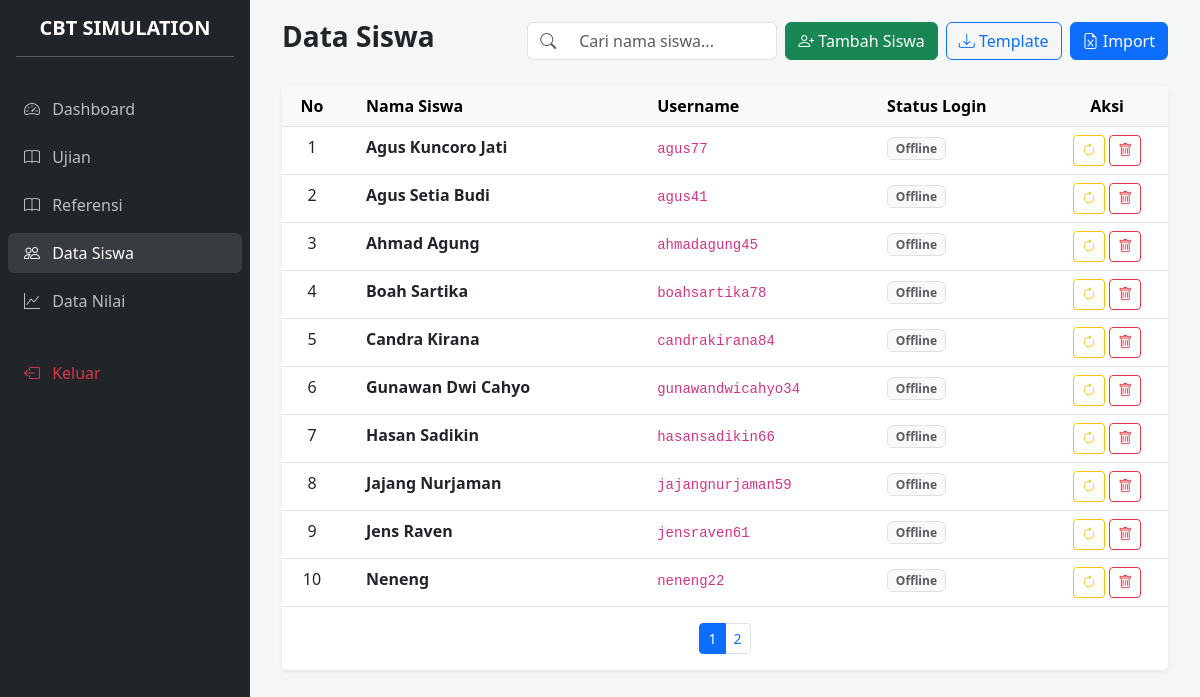
The page /admin/dashboard.php?page=students (signed in) on the database its author committed.
### tables this page shows
CREATE TABLE `students` (
  `id` int NOT NULL,
  `username` varchar(50) NOT NULL,
  `password` varchar(255) NOT NULL,
  `full_name` varchar(100) DEFAULT NULL,
  `is_logged_in` tinyint(1) DEFAULT '0',
  `last_login` datetime DEFAULT NULL,
  `created_at` timestamp NULL DEFAULT CURRENT_TIMESTAMP
);

### admin/modules/students/index.php (the view, shortened to what this page needs)
<?php
require_once '../config/database.php';
$stmt = $pdo->query("SELECT * FROM students ORDER BY full_name ASC");
$students = $stmt->fetchAll();
$nomor = 0;
?>
<div class="d-flex justify-content-between align-items-center mb-4">
    <h3 class="fw-bold">Data Siswa</h3>
    <div class="d-flex gap-2">
        <div class="input-group" style="width: 250px;">
            <span class="input-group-text bg-white border-end-0"><i class="bi bi-search text-muted"></i></span>
            <input type="text" id="searchInput" class="form-control border-start-0" placeholder="Cari nama siswa...">
        </div>
        <button class="btn btn-success" data-bs-toggle="modal" data-bs-target="#addSingleModal">
            <i class="bi bi-person-plus"></i> Tambah Siswa
        </button>
        <button class="btn btn-outline-primary" onclick="location.href='modules/students/download_template.php'">
            <i class="bi bi-download"></i> Template
        </button>
        <button class="btn btn-primary" data-bs-toggle="modal" data-bs-target="#importModal">
            <i class="bi bi-file-earmark-excel"></i> Import
        </button>
    </div>
</div>
<div class="card border-0 shadow-sm">
    <div class="card-body p-0">
        <div class="table-responsive">
            <table class="table table-hover mb-0" id="studentTable">
                <thead class="table-light">
                    <tr>
                        <th style="width: 60px;" class="text-center">No</th>
                        <th class="px-4">Nama Siswa</th>
                        <th>Username</th>
                        <th>Status Login</th>
                        <th class="text-center">Aksi</th>
                    </tr>
                </thead>
                <tbody id="tableBody">
                    <?php foreach ($students as $s): $nomor++; ?>
                    <tr class="student-row">
                        <td class="text-center"><?= $nomor ?></td>
                        <td class="px-4 fw-bold student-name"><?= htmlspecialchars($s['full_name']) ?></td>
                        <td><code><?= htmlspecialchars($s['username']) ?></code></td>
                        <td>
                            <?php if ($s['is_logged_in']): ?>
                                <span class="badge bg-warning text-dark">Aktif</span>
                            <?php else: ?>
                                <span class="badge bg-light text-muted border">Offline</span>
                            <?php endif; ?>
                        </td>
                        <td class="text-center">
                            <a href="modules/students/process.php?action=reset_login&id=<?= $s['id'] ?>" class="btn btn-sm btn-outline-warning" title="Reset Login">
                                <i class="bi bi-arrow-clockwise"></i>
                            </a>
                            <a href="modules/students/process.php?action=delete&id=<?= $s['id'] ?>" class="btn btn-sm btn-outline-danger" onclick="return confirm('Hapus siswa ini?')">
                                <i class="bi bi-trash"></i>
                            </a>
                        </td>
                    </tr>
                    <?php endforeach; ?>
                </tbody>
            </table>
        </div>
    </div>
    <div class="card-footer bg-white border-0 py-3">
        <nav>
            <ul class="pagination pagination-sm justify-content-center mb-0" id="paginationControls"></ul>
        </nav>
    </div>
</div>

### includes/header.php (style rules this page uses)
:root { --sidebar-width: 250px; }
body { background-color: #f4f7f6; }

### rows shown on the page
students: full_name "Agus Kuncoro Jati", username "agus77", is_logged_in "Offline"
students: full_name "Agus Setia Budi", username "agus41", is_logged_in "Offline"
students: full_name "Ahmad Agung", username "ahmadagung45", is_logged_in "Offline"
students: full_name "Boah Sartika", username "boahsartika78", is_logged_in "Offline"
students: full_name "Candra Kirana", username "candrakirana84", is_logged_in "Offline"
students: full_name "Gunawan Dwi Cahyo", username "gunawandwicahyo34", is_logged_in "Offline"
students: full_name "Hasan Sadikin", username "hasansadikin66", is_logged_in "Offline"
students: full_name "Jajang Nurjaman", username "jajangnurjaman59", is_logged_in "Offline"
students: full_name "Jens Raven", username "jensraven61", is_logged_in "Offline"
students: full_name "Neneng", username "neneng22", is_logged_in "Offline"
